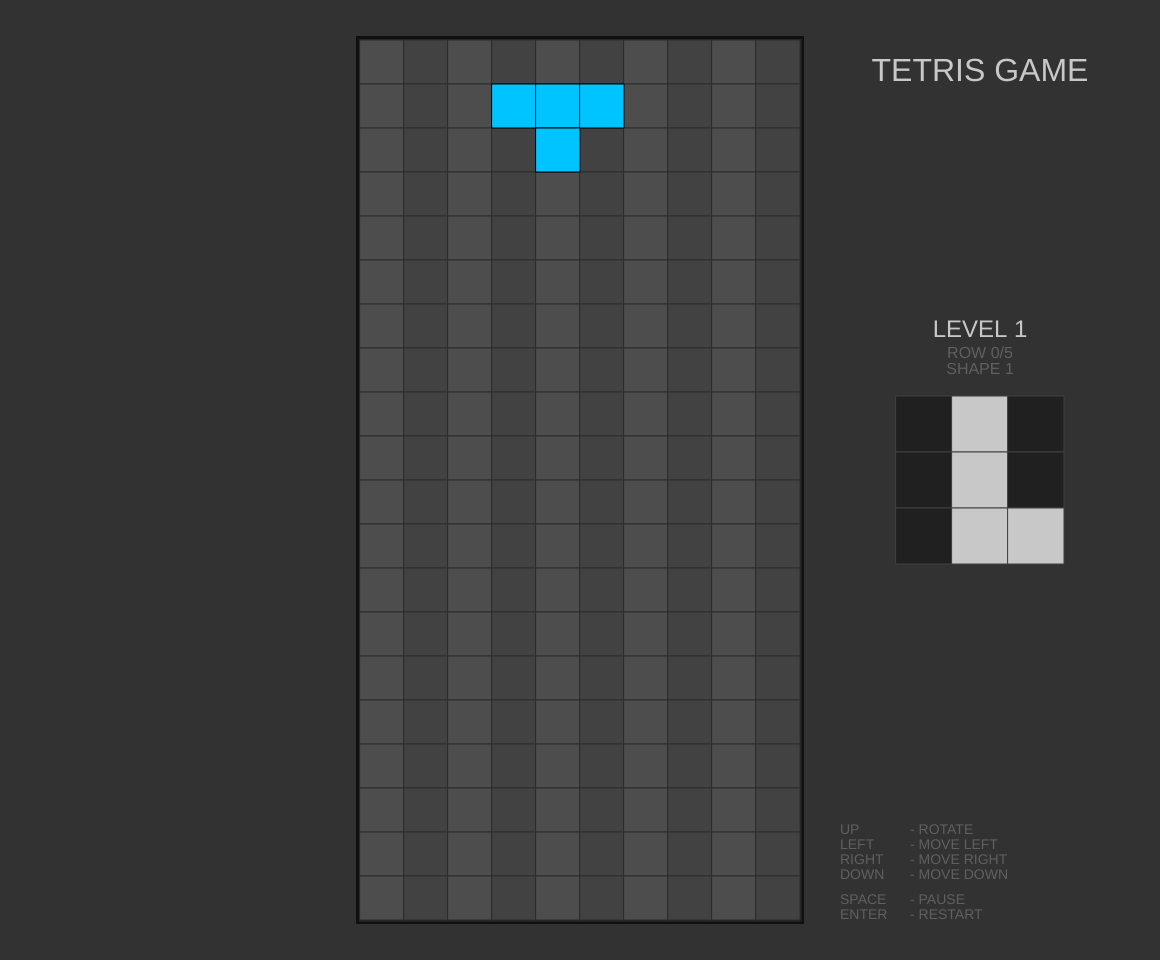
Frame 1 (no input)
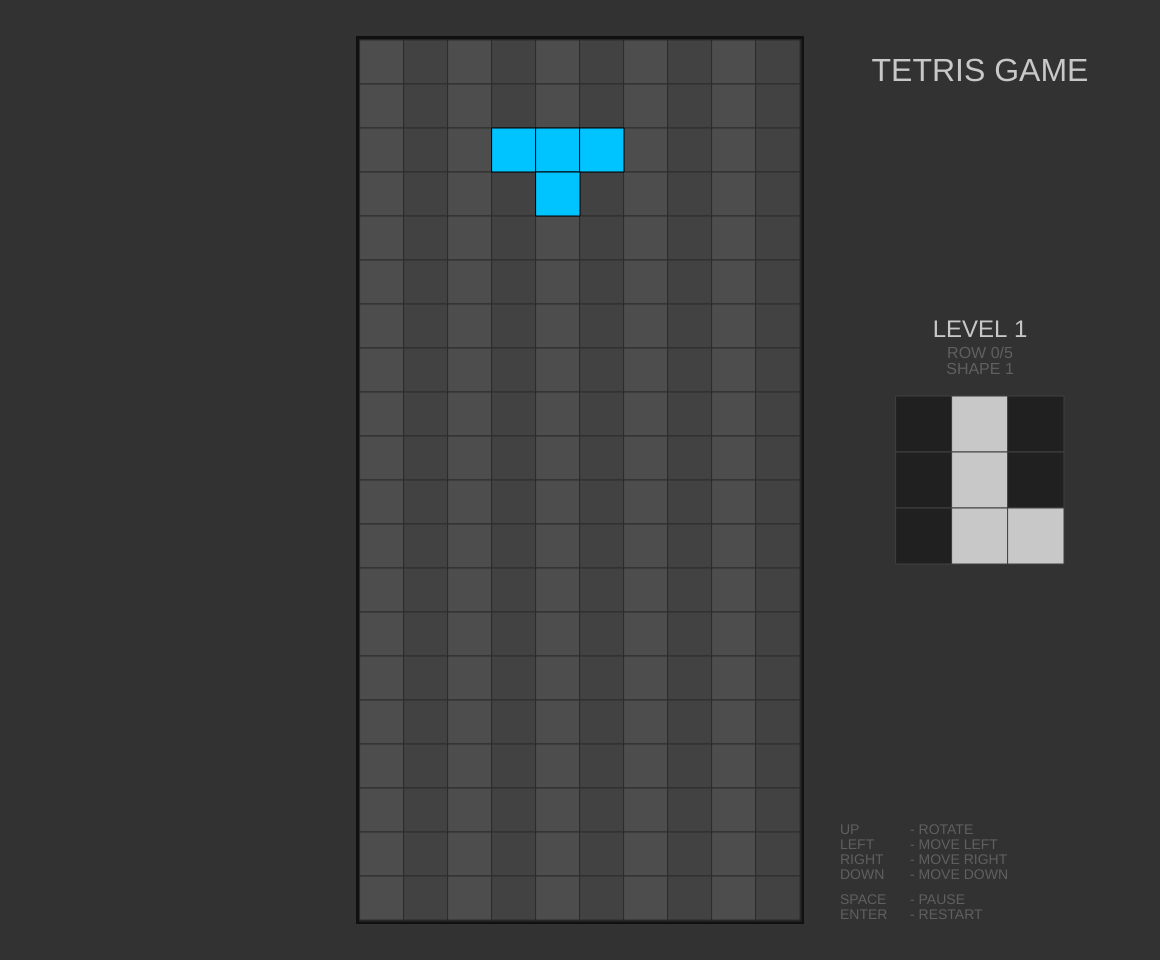
Frame 60 (no input)
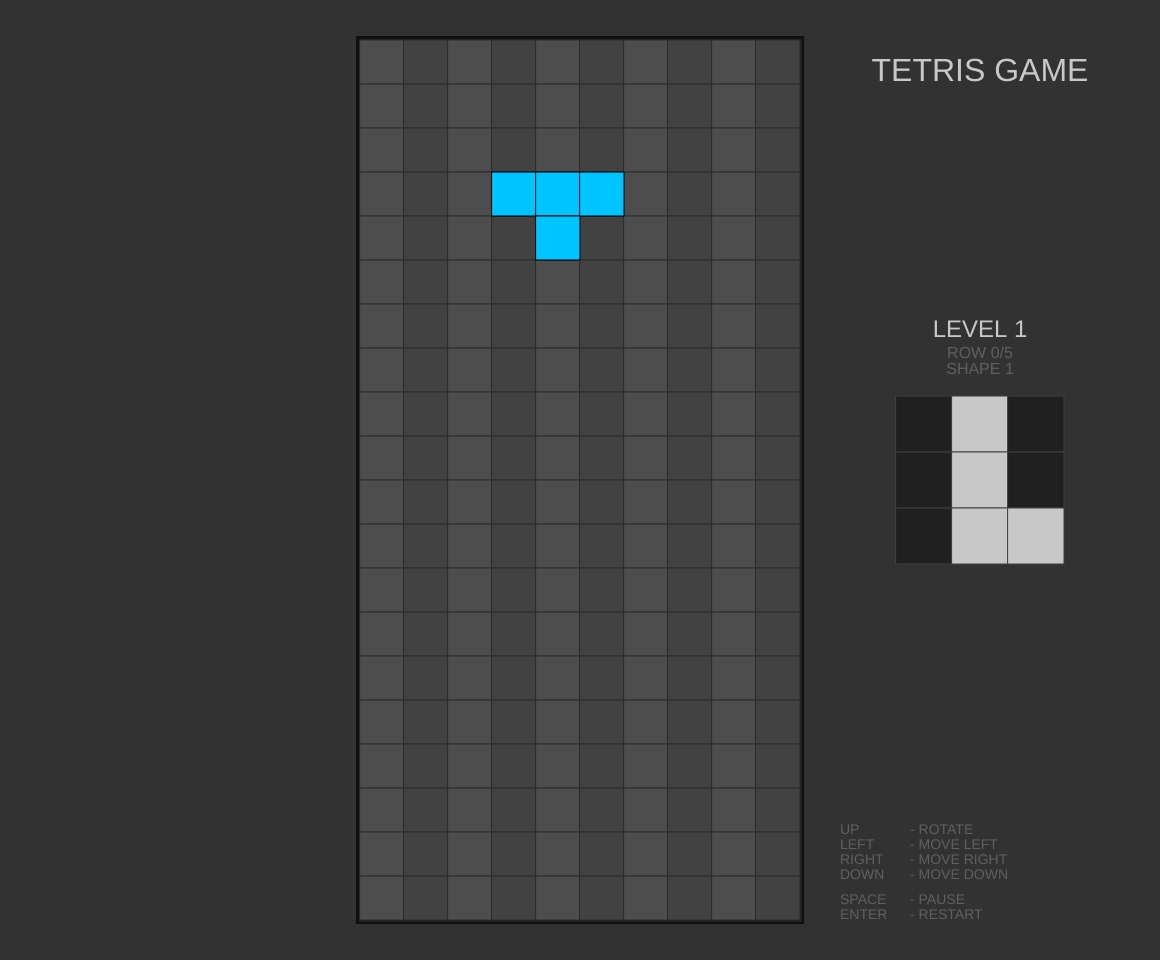
Frame 120 (the mouse pressed at the canvas centre since frame 60)

The p5.js sketch that drew these frames (run headless with seeded random() and noise() and a simulated clock; from frame 60 on, the mouse is pressed at the canvas centre):

// p5.js sketch
// ── sketch.js
let keyPressUp = false;
let keyPressDown = false;
let keyPressLeft = false;
let keyPressRight = false;
var shapeList = [
  [0, 0, 1, 0, 0, 0, 1, 0, 0, 0, 1, 0, 0, 0, 1, 0], // I
  [0, 2, 0, 0, 2, 0, 0, 2, 2], // L
  [0, 3, 0, 0, 3, 0, 3, 3, 0], // J
  [4, 4, 0, 0, 4, 4, 0, 0, 0], // Z
  [0, 5, 5, 5, 5, 0, 0, 0, 0], // S
  [0, 0, 0, 6, 6, 6, 0, 6, 0], // T
  [7, 7, 7, 7], // O
];
var palletteMono = [];
var pallette = [
  [255, 255, 255], // 0, void
  [255, 224, 0], // 1 Yellow
  [255, 32, 0], // 2 Red
  [32, 255, 0], // 3 Green
  [16, 128, 255], // 4 Blue
  [255, 96, 16], // 5 Orange
  [0, 196, 255], // 6 Light Blue
  [128, 0, 255], // 7 Purple
];
function setup() {
  createCanvas(windowWidth - 40, windowHeight - 40);

  this.tetris = new Tetris(10, 20);
  this.timer = new Timer();
  frameRate(60);
  palletteMono = [];
  for (let i = 0; i < pallette.length; i++) {
    let rgb = pallette[i];
    let gray = rgb[0] + rgb[1] + rgb[2];
    palletteMono[i] = [];
    palletteMono[i][0] = 255 * gray;
    palletteMono[i][1] = 255 * gray;
    palletteMono[i][2] = 255 * gray;
  }
}
function draw() {
  if (this.timer.updateStep()) {
    applyInput(25);
  }
  this.tetris.update();
  this.tetris.display(this);
}

function applyInput(newDelay) {
  if (this.tetris.pause) return;
  if (keyPressUp) this.tetris.rotate = true;
  if (keyPressDown) this.tetris.ty = +1;
  if (keyPressLeft) this.tetris.tx = -1;
  if (keyPressRight) this.tetris.tx = +1;
  this.timer.reset(newDelay);
}
function keyPressed() {
  if (keyCode == 32) this.tetris.pause = !this.tetris.pause;
  if (keyCode == 13) this.tetris.restart = true;
  keyPressUp |= keyCode === UP_ARROW;
  keyPressDown |= keyCode === DOWN_ARROW;
  keyPressLeft |= keyCode === LEFT_ARROW;
  keyPressRight |= keyCode === RIGHT_ARROW;
  applyInput(200);
}
function keyReleased() {
  keyPressUp ^= keyCode === UP_ARROW;
  keyPressDown ^= keyCode === DOWN_ARROW;
  keyPressLeft ^= keyCode === LEFT_ARROW;
  keyPressRight ^= keyCode === RIGHT_ARROW;
}
class Tetris {
  constructor(nx, ny) {
    this.tGrid = new TGrid(nx, ny);
    this.timer = new Timer();
    this.restartGame();
    this.shapeNext = undefined;
    this.pickNextShape();
  }
  restartGame() {
    this.tGrid.clearGrid();
    this.restart = false;
    this.pause = false;
    this.gameOver = false;
    this.spawn = true;
    this.rotate = false;
    this.tx = this.ty = 0;
    this.level = 1;
    this.rowsPerLevel = 5;
    this.rowsCompleted = 0;
    this.shapesCount = 0;
    this.timer.reset(600);
  }
  pickNextShape() {
    this.shapeCurr = this.shapeNext;
    var indexNext = parseInt(random(shapeList.length));
    this.shapeNext = shapeList[indexNext].slice();
  }
  update() {
    if (this.restart) {
      this.restartGame();
    }
    if (this.pause) {
      return;
    }
    // Spawn new shape
    if (this.spawn) {
      this.pickNextShape();
      this.tGrid.setShape(this.shapeCurr);
      this.shapesCount++;
      this.spawn = false;
    }
    // Update level/rows/difficulty
    this.level += floor(this.rowsCompleted / this.rowsPerLevel);
    this.rowsCompleted %= this.rowsPerLevel;
    this.timer.duration = ceil(800 / sqrt(this.level));
    // Game over check
    this.gameOver = this.tGrid.collision(0, 0);
    if (this.gameOver) {
      return;
    }
    // Apply user input: transforms
    if (this.rotate) this.tGrid.rotateShape();
    if (!this.tGrid.collision(this.tx, 0)) this.tGrid.sx += this.tx;
    if (!this.tGrid.collision(0, this.ty)) this.tGrid.sy += this.ty;
    // Apply game step
    if (this.timer.updateStep()) {
      if (!this.tGrid.collision(0, 1)) {
        if (this.ty == 0) {
          this.tGrid.sy++;
        }
      } else {
        this.tGrid.splatShape();
        this.rowsCompleted += this.tGrid.updateRows();
        this.spawn = true;
      }
    }
    // Reset transforms
    this.rotate = false;
    this.tx = this.ty = 0;
  }
  display(canvas) {
    var off, x, y, w, h, cell;
    var canvasW = canvas.width;
    var canvasH = canvas.height;
    off = 40;
    h = canvasH - 2 * off;
    w = canvasW - 2 * off;
    cell = ceil(Math.min(w / this.tGrid.nx, h / this.tGrid.ny));
    w = this.tGrid.nx * cell;
    h = this.tGrid.ny * cell;
    x = parseInt((canvasW - w) / 2.0);
    y = parseInt((canvasH - h) / 2.0);
    canvas.background(50);
    canvas.strokeWeight(1);
    canvas.noStroke();
    canvas.fill(16);
    canvas.rect(x - 4, y - 4, w + 8, h + 8);
    canvas.fill(32);
    canvas.rect(x - 1, y - 1, w + 3, h + 3);
    // Game screen
    var colors = this.pause || this.gameOver ? palletteMono : pallette;
    this.displayGrid(canvas, x, y, w, h, colors);
    // Shape preview
    {
      var _w = x - 2 * off;
      var _h = canvasH - 2 * off;
      var _y = off;
      var _x = off + x + w;
      this.displayNextShape(canvas, _x, _y, _w, _h);
    }
    // Header
    {
      var ty = off + 32;
      var tx = x + w + x / 2;
      var txtTitle = "TETRIS GAME";
      canvas.textAlign(CENTER, CENTER);
      canvas.noStroke();
      canvas.textSize(32);
      canvas.fill(200);
      canvas.text(txtTitle, tx, ty);
    }
    // Came level, ...
    {
      var ty = canvasH / 2 - 150;
      var tx1 = x + w + x / 2;
      var txtLevel = "LEVEL " + this.level;
      var txtProgress = "ROW " + this.rowsCompleted + "/" + this.rowsPerLevel;
      var txtShapes = "SHAPE " + this.shapesCount;
      canvas.textAlign(CENTER, CENTER);
      canvas.noStroke();
      canvas.fill(200);
      canvas.textSize(24);
      canvas.text(txtLevel, tx1, ty);
      canvas.fill(96);
      canvas.textSize(16);
      canvas.text(txtProgress, tx1, (ty += 24));
      canvas.text(txtShapes, tx1, (ty += 16));
    }
    // Game status
    var txtGameStatus = undefined;
    if (this.gameOver) txtGameStatus = "GAME OVER";
    if (this.pause) txtGameStatus = "PAUSE";
    if (txtGameStatus !== undefined) {
      canvas.textSize(104);
      canvas.textAlign(CENTER, CENTER);
      canvas.noStroke();
      canvas.fill(0, 0, 0);
      canvas.text(txtGameStatus, canvasW / 2 + 2, canvasH / 2 + 1);
      canvas.fill(255, 224, 0);
      canvas.text(txtGameStatus, canvasW / 2, canvasH / 2);
    }
    // Controlls
    {
      var ty = canvasH - 6 * 15 - off;
      var tx1 = x + w + 40;
      var tx2 = tx1 + 70;
      canvas.textAlign(LEFT);
      canvas.noStroke();
      canvas.textSize(14);
      canvas.fill(96);
      canvas.text("UP", tx1, ty);
      canvas.text("- ROTATE", tx2, ty);
      ty += 15;
      canvas.text("LEFT", tx1, ty);
      canvas.text("- MOVE LEFT", tx2, ty);
      ty += 15;
      canvas.text("RIGHT", tx1, ty);
      canvas.text("- MOVE RIGHT", tx2, ty);
      ty += 15;
      canvas.text("DOWN", tx1, ty);
      canvas.text("- MOVE DOWN", tx2, ty);
      ty += 25;
      canvas.text("SPACE", tx1, ty);
      canvas.text("- PAUSE", tx2, ty);
      ty += 15;
      canvas.text("ENTER", tx1, ty);
      canvas.text("- RESTART", tx2, ty);
      ty += 15;
    }
  }
  displayGrid(pg, x, y, w, h, pallette) {
    var nx = this.tGrid.nx;
    var ny = this.tGrid.ny;
    var cw = w / nx;
    var ch = h / ny;
    // BG
    for (var gy = 0; gy < ny; gy++) {
      for (var gx = 0; gx < nx; gx++) {
        var cx = x + gx * cw;
        var cy = y + gy * ch;
        pg.stroke(44);
        if ((gx & 1) == 1) {
          pg.fill(66);
        } else {
          pg.fill(77);
        }
        pg.rect(cx, cy, cw, ch);
      }
    }
    // FG
    for (var gy = 0; gy < ny; gy++) {
      for (var gx = 0; gx < nx; gx++) {
        var cx = x + gx * cw;
        var cy = y + gy * ch;
        var valGrid = this.tGrid.getGridVal(gx, gy);
        if (valGrid > 0) {
          pg.stroke(0);
          var rgb = pallette[valGrid % pallette.length];
          pg.fill(rgb[0], rgb[1], rgb[2]);
          pg.rect(cx, cy, cw, ch);
        }
      }
    }
    // Shape
    var ks = this.tGrid.shapeSize;
    var kr = ceil(this.tGrid.shapeSize / 2.0);
    for (var ky = 0; ky < ks; ky++) {
      for (var kx = 0; kx < ks; kx++) {
        var gx = this.tGrid.sx + kx - kr;
        var gy = this.tGrid.sy + ky - kr;
        var cx = x + gx * cw;
        var cy = y + gy * ch;
        var valShape = this.tGrid.getShapeVal(kx, ky);
        if (valShape != 0) {
          pg.stroke(0);
          var rgb = pallette[valShape % pallette.length];
          pg.fill(rgb[0], rgb[1], rgb[2]);
          pg.rect(cx, cy, cw, ch);
        }
      }
    }
  }
  displayNextShape(pg, x, y, w, h) {
    var shape = this.shapeNext;
    var shapeSize = parseInt(sqrt(shape.length));
    var ks = shapeSize;
    var kr = shapeSize / 2.0;
    var cw = min(w / 5.0, h / 5.0);
    var ch = cw;
    for (var ky = 0; ky < ks; ky++) {
      for (var kx = 0; kx < ks; kx++) {
        var gx = kx - kr;
        var gy = ky - kr;
        var cx = x + gx * cw + w / 2.0;
        var cy = y + gy * ch + h / 2.0;
        cx = parseInt(cx);
        cy = parseInt(cy);
        var valShape = shape[ky * shapeSize + kx];
        if (valShape != 0) {
          pg.fill(200);
        } else {
          pg.fill(32);
        }
        pg.stroke(64);
        pg.rect(cx, cy, cw, ch);
      }
    }
  }
}

class Timer {
  constructor() {
    this.duration = 600;
    this.time = 0;
  }
  reset(duration) {
    this.setTime();
    this.duration = duration;
  }
  setTime() {
    this.time = millis();
  }
  getTime() {
    return millis() - this.time;
  }
  updateStep() {
    if (this.getTime() >= this.duration) {
      this.setTime();
      return true;
    }
    return false;
  }
}

class TGrid {
  constructor(nx, ny) {
    this.nx = nx;
    this.ny = ny;
    this.grid = [];
    this.grid.length = nx * ny;
    this.clearGrid();
    this.setShape([0]);
  }
  clearGrid() {
    for (var i = 0; i < this.grid.length; i++) {
      this.grid[i] = 0;
    }
  }
  isInsideGrid(x, y) {
    return x >= 0 && x < this.nx && y >= 0 && y < this.ny;
  }
  setShape(shape) {
    this.shape = shape;
    this.shapeSize = parseInt(sqrt(shape.length));
    this.sx = ceil(this.nx / 2);
    this.sy = ceil(this.shapeSize / 2);
  }
  getGridVal(x, y) {
    if (!this.isInsideGrid(x, y)) {
      return -1;
    } else {
      return this.grid[y * this.nx + x];
    }
  }
  setGridVal(x, y, val) {
    this.grid[y * this.nx + x] = val;
  }
  getShapeVal(x, y) {
    return this.shape[y * this.shapeSize + x];
  }
  rotateShapeDir(CW) {
    var size = this.shapeSize;
    var cpy = this.shape.slice(0);
    if (CW) {
      var ib = 0,
        ia = size * size;
      for (var y = 1; y <= size; y++, ia++) {
        for (var x = 1; x <= size; x++, ib++) {
          this.shape[ib] = cpy[ia - x * size];
        }
      }
    } else {
      var ib = 0,
        ia = -1;
      for (var y = 1; y <= size; y++, ia--) {
        for (var x = 1; x <= size; x++, ib++) {
          this.shape[ib] = cpy[ia + x * size];
        }
      }
    }
  }
  rotateShape() {
    this.rotateShapeDir(true);
    if (this.collision(0, 0)) {
      this.rotateShapeDir(false);
    }
  }

  collision(tx, ty) {
    var ks = this.shapeSize;
    var kr = ceil(this.shapeSize / 2);
    for (var ky = 0; ky < ks; ky++) {
      for (var kx = 0; kx < ks; kx++) {
        var px = this.sx + kx - kr + tx;
        var py = this.sy + ky - kr + ty;
        var valGrid = this.getGridVal(px, py);
        var valShape = this.getShapeVal(kx, ky);
        if (valGrid * valShape != 0) {
          return true;
        }
      }
    }
    return false;
  }
  updateRows() {
    var rows = 0;
    for (var gy = 0; gy < this.ny; gy++) {
      var rowCompleted = true;
      for (var gx = 0; gx < this.nx; gx++) {
        var gi = gy * this.nx + gx;
        if (this.grid[gi] == 0) rowCompleted = false;
      }
      if (rowCompleted) {
        this.grid.copyWithin(this.nx, 0, gy * this.nx);
        rows++;
      }
    }
    if (rows > 0) {
      for (var gx = 0; gx < this.nx; gx++) {
        this.grid[gx] = 0;
      }
    }
    return rows;
  }
  splatShape() {
    let ks = this.shapeSize;
    let kr = ceil(this.shapeSize / 2);
    for (let ky = 0; ky < ks; ky++) {
      for (let kx = 0; kx < ks; kx++) {
        let px = this.sx + kx - kr;
        let py = this.sy + ky - kr;
        let valShape = this.getShapeVal(kx, ky);
        if (valShape != 0) {
          this.setGridVal(px, py, valShape);
        }
      }
    }
  }
}
